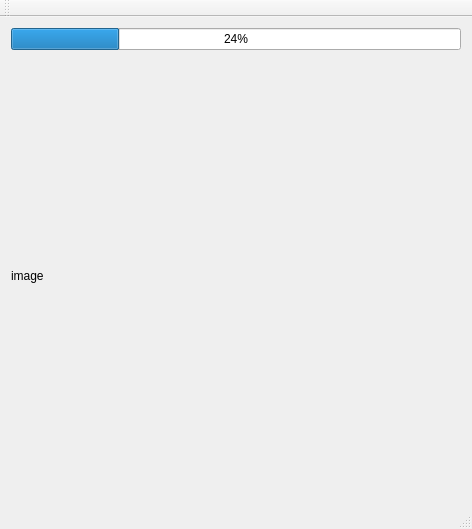
<?xml version="1.0" encoding="UTF-8"?>
<ui version="4.0">
 <class>MainWindow</class>
 <widget class="QMainWindow" name="MainWindow">
  <property name="geometry">
   <rect>
    <x>0</x>
    <y>0</y>
    <width>472</width>
    <height>529</height>
   </rect>
  </property>
  <property name="windowTitle">
   <string>MainWindow</string>
  </property>
  <widget class="QWidget" name="centralWidget">
   <layout class="QHBoxLayout" name="horizontalLayout">
    <item>
     <layout class="QVBoxLayout" name="verticalLayout">
      <item>
       <widget class="QProgressBar" name="progressbar_button">
        <property name="value">
         <number>24</number>
        </property>
       </widget>
      </item>
      <item>
       <widget class="QLabel" name="image">
        <property name="text">
         <string>image</string>
        </property>
       </widget>
      </item>
     </layout>
    </item>
   </layout>
  </widget>
  <widget class="QMenuBar" name="menuBar">
   <property name="geometry">
    <rect>
     <x>0</x>
     <y>0</y>
     <width>472</width>
     <height>22</height>
    </rect>
   </property>
  </widget>
  <widget class="QToolBar" name="mainToolBar">
   <attribute name="toolBarArea">
    <enum>TopToolBarArea</enum>
   </attribute>
   <attribute name="toolBarBreak">
    <bool>false</bool>
   </attribute>
  </widget>
  <widget class="QStatusBar" name="statusBar"/>
 </widget>
 <layoutdefault spacing="6" margin="11"/>
 <resources/>
 <connections/>
</ui>
